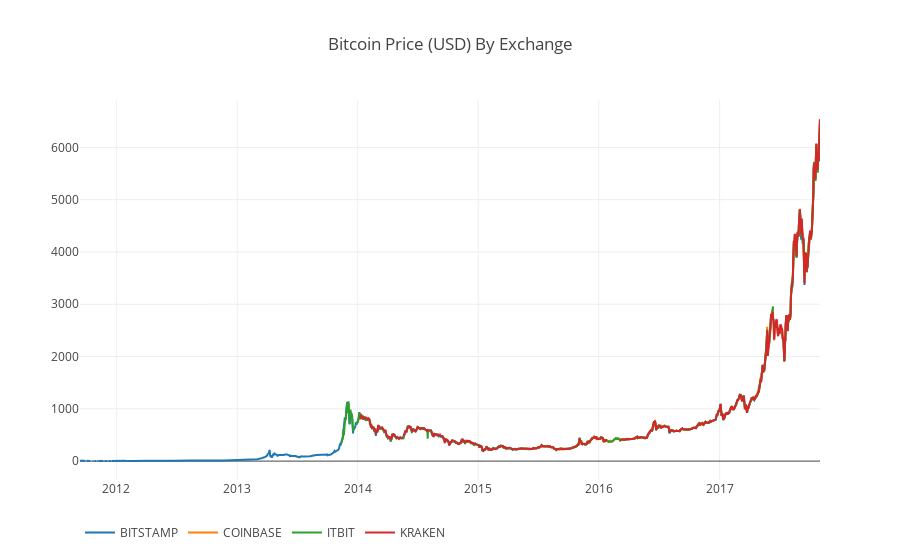

Notebook code cell kept with this figure:
### Code cell
btc_usd_datasets.replace(0, np.nan, inplace=True)
df_scatter(btc_usd_datasets, 'Bitcoin Price (USD) By Exchange')

### Figure 1 — Plotly figure (JSON) as saved in the notebook; plotly's stock layout.template omitted (floating-point values rounded to 4 significant figures; data arrays with more than 128 entries replaced by an {"elided": "..."} marker saying what was removed)
{"data": [{"name": "BITSTAMP", "type": "scatter", "visible": "visible", "x": {"elided": "2242 str values"}, "y": {"elided": "2242 float values"}}, {"name": "COINBASE", "type": "scatter", "visible": "visible", "x": {"elided": "2242 str values"}, "y": {"elided": "2242 float values"}}, {"name": "ITBIT", "type": "scatter", "visible": "visible", "x": {"elided": "2242 str values"}, "y": {"elided": "2242 float values"}}, {"name": "KRAKEN", "type": "scatter", "visible": "visible", "x": {"elided": "2242 str values"}, "y": {"elided": "2242 float values"}}], "layout": {"legend": {"orientation": "h"}, "title": "Bitcoin Price (USD) By Exchange", "xaxis": {"type": "date"}, "yaxis": {"showticklabels": true, "title": "", "type": "linear"}}}
